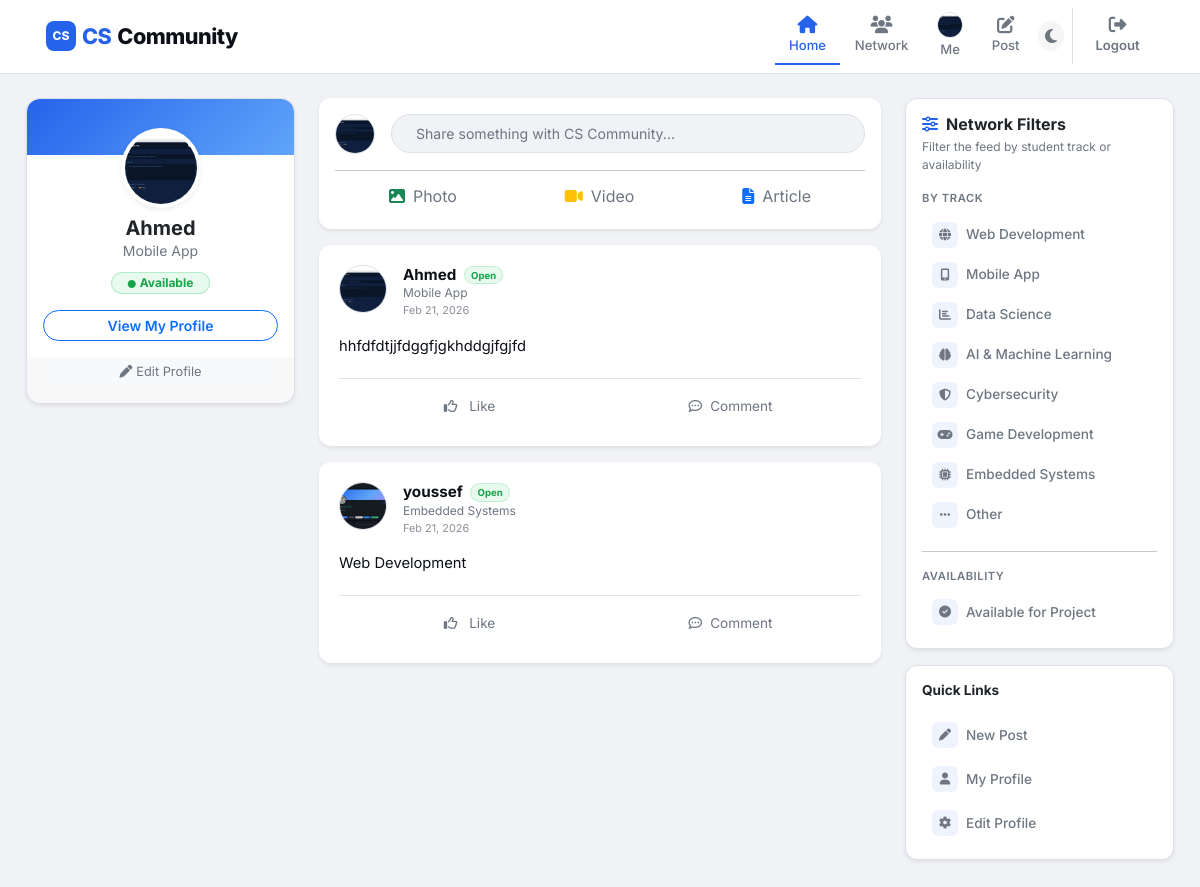
Page /home (signed in) on the committed database.
### models.py (models this page shows, shortened)
class User(db.Model, UserMixin):
    id = db.Column(db.Integer, primary_key=True)
    username = db.Column(db.String(50), unique=True, nullable=False)
    email = db.Column(db.String(120), unique=True, nullable=False)
    password_hash = db.Column(db.String(256), nullable=False)
    track = db.Column(db.String(50), nullable=True)           # e.g. "Web Development", "AI & ML"
    skills = db.Column(db.String(200), nullable=True)          # comma-separated, e.g. "Python, React"
    available_for_project = db.Column(db.Boolean, default=True, nullable=False)
    github_link = db.Column(db.String(200), nullable=True)
    portfolio_link = db.Column(db.String(200), nullable=True)
    linkedin_link = db.Column(db.String(200), nullable=True)
    phone_number = db.Column(db.String(20), nullable=True)     # WhatsApp contact
    cv_file = db.Column(db.String(150), nullable=True)
    profile_image = db.Column(db.String(150), nullable=False, default='default_profile.png')
    posts = db.relationship("Post", back_populates="author", cascade="all, delete-orphan")
    comments = db.relationship("Comment", back_populates="author", cascade="all, delete-orphan")
    likes = db.relationship("Like", back_populates="user", cascade="all, delete-orphan")

class Post(db.Model):
    id = db.Column(db.Integer, primary_key=True)
    title = db.Column(db.String(200), nullable=False)
    content = db.Column(db.Text, nullable=True)
    image_file = db.Column(db.String(150), nullable=True)
    video_file = db.Column(db.String(150), nullable=True)
    date = db.Column(db.DateTime, nullable=False, default=datetime.utcnow)
    user_id = db.Column(
        db.Integer, db.ForeignKey("user.id", ondelete="CASCADE"), nullable=False
    )
    author = db.relationship("User", back_populates="posts")
    likes_count = db.Column(db.Integer, nullable=False, default=0)
    comments = db.relationship("Comment", back_populates="post", cascade="all, delete-orphan")
    likes = db.relationship("Like", back_populates="post", cascade="all, delete-orphan")

### app.py (the view)
@app.route("/home")
@login_required
def home():
    track_filter = request.args.get("track", "").strip()
    available_filter = request.args.get("available", "").strip()
    query = Post.query.join(User)
    if track_filter:
        query = query.filter(User.track == track_filter)
    if available_filter == "yes":
        query = query.filter(User.available_for_project == True)
    posts = query.order_by(Post.date.desc()).all()
    return render_template(
        "home.html",
        posts=posts,
        track_filter=track_filter,
        available_filter=available_filter,
    )

### templates/home.html (shortened to what this page needs)
{% extends "base.html" %}
{% block content %}
<div class="row g-4">
  <div class="col-lg-3 d-none d-lg-block">
    <div class="card overflow-hidden shadow-sm" style="border-radius:14px;">
      <div class="profile-sidebar-header"></div>
      <div class="card-body text-center pt-0">
        <div class="rounded-circle bg-white d-inline-block p-1 shadow-sm" style="margin-top:-38px;">
          <img src="{{ profile_image_url(current_user.profile_image) }}" alt="{{ current_user.username }}"
            onerror="this.src='{{ url_for('static', filename='uploads/profile_pics/default_profile.png') }}'"
            style="width:72px; height:72px; object-fit:cover; border-radius:50%;">
        </div>
        <h5 class="fw-bold mb-0 mt-2">{{ current_user.username }}</h5>
        <p class="text-muted small mb-0">{{ current_user.track or 'CS Student' }}</p>
        <div class="mt-2 mb-3">
          {% if current_user.available_for_project %}
          <span class="badge rounded-pill px-3 py-1"
            style="background:rgba(34,197,94,0.1); color:#16a34a; font-size:0.75rem; border:1px solid rgba(34,197,94,0.25);">
            <i class="fas fa-circle me-1" style="font-size:0.5rem;"></i>Available
          </span>
          {% else %}
          <span class="badge rounded-pill px-3 py-1"
            style="background:rgba(234,179,8,0.1); color:#a16207; font-size:0.75rem; border:1px solid rgba(234,179,8,0.25);">
            <i class="fas fa-circle me-1" style="font-size:0.5rem;"></i>Busy
          </span>
          {% endif %}
        </div>
        <a href="{{ url_for('me') }}" class="btn btn-sm btn-outline-primary w-100 rounded-pill fw-semibold">
          View My Profile
        </a>
      </div>
      <div class="card-footer border-0 pt-0 pb-3 px-3 text-center">
        <a href="{{ url_for('edit_profile') }}" class="btn btn-sm btn-light w-100 rounded-pill text-muted"
          style="font-size:0.8rem;">
          <i class="fas fa-pen me-1"></i>Edit Profile
        </a>
      </div>
    </div>
  </div>
  <div class="col-lg-6 col-md-8">
    <div class="card p-3 mb-3 shadow-sm border-0" style="border-radius:12px;">
      <div class="d-flex align-items-center gap-3">
        <img src="{{ profile_image_url(current_user.profile_image) }}" alt="{{ current_user.username }}"
          onerror="this.src='{{ url_for('static', filename='uploads/profile_pics/default_profile.png') }}'"
          class="rounded-circle flex-shrink-0"
          style="width:40px; height:40px; object-fit:cover; border:1px solid var(--border-color);">
        <a href="{{ url_for('new_post') }}"
          class="btn btn-light flex-grow-1 text-start rounded-pill border-1 text-muted px-4 py-2 hover-bg-gray"
          style="font-size:0.88rem; background: var(--bg-color); border: 1px solid var(--border-color); color: var(--text-muted) !important;">
          Share something with CS Community...
        </a>
      </div>
      <div class="d-flex justify-content-around mt-3 pt-2 border-top border-secondary-subtle">
        <a href="{{ url_for('new_post') }}"
          class="btn btn-link text-muted small text-decoration-none py-1 d-flex align-items-center gap-2">
          <i class="fas fa-image text-success"></i><span class="d-none d-sm-inline">Photo</span>
        </a>
        <a href="{{ url_for('new_post') }}"
          class="btn btn-link text-muted small text-decoration-none py-1 d-flex align-items-center gap-2">
          <i class="fas fa-video text-warning"></i><span class="d-none d-sm-inline">Video</span>
        </a>
        <a href="{{ url_for('new_post') }}"
          class="btn btn-link text-muted small text-decoration-none py-1 d-flex align-items-center gap-2">
          <i class="fas fa-file-lines text-primary"></i><span class="d-none d-sm-inline">Article</span>
        </a>
      </div>
    </div>
    {% for post in posts %}
    <div class="card mb-3 post-card shadow-sm border-0" style="border-radius:12px; padding: 1.25rem;">
      <div class="d-flex align-items-start mb-3">
        <img src="{{ profile_image_url(post.author.profile_image) }}" alt="{{ post.author.username }}"
          onerror="this.src='{{ url_for('static', filename='uploads/profile_pics/default_profile.png') }}'"
          class="rounded-circle me-3 flex-shrink-0"
          style="width:48px; height:48px; object-fit:cover; border:1px solid var(--border-color);">
        <div class="flex-grow-1 min-width-0">
          <h6 class="mb-0 fw-bold">
            <a href="{{ url_for('profile', user_id=post.author.id) }}" class="text-decoration-none"
              style="color:var(--text-main); font-size: 0.95rem;">
              {{ post.author.username }}
            </a>
            {% if post.author.available_for_project %}
            <span class="ms-1 badge rounded-pill" style="background:rgba(34,197,94,0.1); color:#16a34a;
                         border:1px solid rgba(34,197,94,0.2); font-size:0.6rem; vertical-align: middle;">
              Open
            </span>
            {% endif %}
          </h6>
          <p class="text-muted mb-0" style="font-size:0.75rem;">
            {{ post.author.track or 'CS Member' }}
          </p>
          <p class="text-muted mb-0" style="font-size:0.68rem; opacity: 0.8;">
            {{ post.date.strftime('%b %d, %Y') }}
          </p>
        </div>
      </div>
      {% if post.content %}
      <p class="mb-3" style="font-size:0.92rem; line-height:1.6; color:var(--text-main); white-space: pre-wrap;">{{
        post.content | truncate(500) }}</p>
      {% endif %}
      <div class="border-top pt-2 mt-1 d-flex justify-content-around">
        <a href="{{ url_for('post_detail', post_id=post.id) }}"
          class="btn btn-link text-muted text-decoration-none py-2 px-3 hover-bg-light rounded-2"
          style="font-size:0.85rem; flex: 1; text-align: center;">
          <i class="far fa-thumbs-up me-2"></i>
          Like
        </a>
        <a href="{{ url_for('post_detail', post_id=post.id) }}"
          class="btn btn-link text-muted text-decoration-none py-2 px-3 hover-bg-light rounded-2"
          style="font-size:0.85rem; flex: 1; text-align: center;">
          <i class="far fa-comment-dots me-2"></i>Comment
        </a>
      </div>
    </div>
    {% endfor %}
  </div>
  <div class="col-lg-3 col-md-4">
    <div class="card p-3 shadow-sm filter-card">
      <h6 class="fw-bold mb-1 d-flex align-items-center gap-2">
        <i class="fas fa-sliders" style="color:var(--accent-color);"></i>
        Network Filters
      </h6>
      <p class="text-muted mb-3" style="font-size:0.75rem;">Filter the feed by student track or availability</p>
      <p class="small fw-semibold text-muted mb-2 text-uppercase" style="font-size:0.7rem; letter-spacing:.05em;">By
        Track</p>
      {% set tracks = [
      ('Web Development', 'fa-globe', '#2563eb'),
      ('Mobile App', 'fa-mobile-screen', '#7c3aed'),
      ('Data Science', 'fa-chart-bar', '#0891b2'),
      ('AI & Machine Learning', 'fa-brain', '#d97706'),
      ('Cybersecurity', 'fa-shield-halved', '#dc2626'),
      ('Game Development', 'fa-gamepad', '#16a34a'),
      ('Embedded Systems', 'fa-microchip', '#78716c'),
      ('Other', 'fa-ellipsis', '#6b7280'),
      ] %}
      {% for track_name, icon, color in tracks %}
      <a href="{{ url_for('home', track=track_name, available=available_filter if available_filter else '') }}"
        class="track-option {{ 'active-track' if track_filter == track_name }}"
        style="{% if track_filter == track_name %}color:{{ color }};{% endif %}">
        <span class="track-icon"
          style="{% if track_filter == track_name %}background:{{ color }}15; color:{{ color }};{% endif %}">
          <i class="fas {{ icon }}"></i>
        </span>
        {{ track_name }}
      </a>
      {% endfor %}
      <hr class="my-3 opacity-25">
      <p class="small fw-semibold text-muted mb-2 text-uppercase" style="font-size:0.7rem; letter-spacing:.05em;">
        Availability</p>
      <a href="{{ url_for('home', track=track_filter if track_filter else '', available='yes' if available_filter != 'yes' else '') }}"
        class="track-option {{ 'active-track' if available_filter == 'yes' }}" >
        <span class="track-icon"
          style="{% if available_filter == 'yes' %}background:rgba(34,197,94,0.12); color:#16a34a;{% endif %}">
          <i class="fas fa-circle-check"></i>
        </span>
        Available for Project
      </a>
    </div>
    <div class="card p-3 shadow-sm mt-3">
      <h6 class="fw-bold mb-3" style="font-size:0.85rem;">Quick Links</h6>
      <a href="{{ url_for('new_post') }}" class="track-option mb-1">
        <span class="track-icon"><i class="fas fa-pen"></i></span>New Post
      </a>
      <a href="{{ url_for('me') }}" class="track-option mb-1">
        <span class="track-icon"><i class="fas fa-user"></i></span>My Profile
      </a>
      <a href="{{ url_for('edit_profile') }}" class="track-option">
        <span class="track-icon"><i class="fas fa-gear"></i></span>Edit Profile
      </a>
    </div>
  </div>
</div>
{% endblock %}

### templates/base.html (shortened to what this page needs)
<!DOCTYPE html>
<html lang="en" data-theme="light">
<head>
  <link href="https://cdn.jsdelivr.net/npm/bootstrap@5.3.0/dist/css/bootstrap.min.css" rel="stylesheet">
  <link rel="stylesheet" href="https://cdnjs.cloudflare.com/ajax/libs/font-awesome/6.4.0/css/all.min.css">
</head>
<body>
  <nav class="navbar navbar-expand-lg sticky-top">
    <div class="container-xl px-3">
      <a class="csc-brand" href="{{ url_for('landing') }}">
        <span class="csc-logo-icon">CS</span>
        <span class="brand-cs">CS</span><span class="brand-c">Community</span>
      </a>
      <div class="collapse navbar-collapse" id="navbarNav">
        <ul class="navbar-nav ms-auto align-items-center">
          {% if current_user.is_authenticated %}
          <li class="nav-item">
            <a class="nav-link {{ 'active' if request.endpoint == 'home' }}" href="{{ url_for('home') }}">
              <i class="fas fa-house"></i>Home
            </a>
          </li>
          <li class="nav-item">
            <a class="nav-link {{ 'active' if request.endpoint == 'network' }}" href="{{ url_for('network') }}">
              <i class="fas fa-users"></i>Network
            </a>
          </li>
          <li class="nav-item">
            <a class="nav-link {{ 'active' if request.endpoint in ['profile','me'] }}" href="{{ url_for('me') }}">
              <img src="{{ profile_image_url(current_user.profile_image) }}" class="profile-img-nav"
                alt="{{ current_user.username }}"
                onerror="this.src='{{ url_for('static', filename='uploads/profile_pics/default_profile.png') }}'">
              Me
            </a>
          </li>
          <li class="nav-item">
            <a class="nav-link {{ 'active' if request.endpoint == 'new_post' }}" href="{{ url_for('new_post') }}">
              <i class="fas fa-pen-to-square"></i>Post
            </a>
          </li>
          <li class="nav-item d-none d-lg-block mx-1">
            <div class="theme-toggle" id="theme-toggle"></div>
          </li>
          <li class="nav-item border-start ps-2 ms-1">
            <a class="nav-link text-danger fw-semibold" href="{{ url_for('logout') }}">
              <i class="fas fa-right-from-bracket"></i>Logout
            </a>
          </li>
          {% endif %}
        </ul>
      </div>
    </div>
  </nav>
  <div class="page-wrapper">
    {% block content %}{% endblock %}
  </div>
</body>
</html>

### rows in the picture
User: profile_image (picture), username "Ahmed", track "Mobile App"
Post: profile_image (picture), author.username "Ahmed", author "Mobile App", date "Feb 21, 2026", content "hhfdfdtjjfdggfjgkhddgjfgjfd"
Post: profile_image (picture), author.username "youssef", author "Embedded Systems", date "Feb 21, 2026", content "Web Development"

### other values in the picture
{{ track_name }} "Web Development" "Mobile App" "Data Science" "AI & Machine Learning" "Cybersecurity" "Game Development" "Embedded Systems" "Other"
